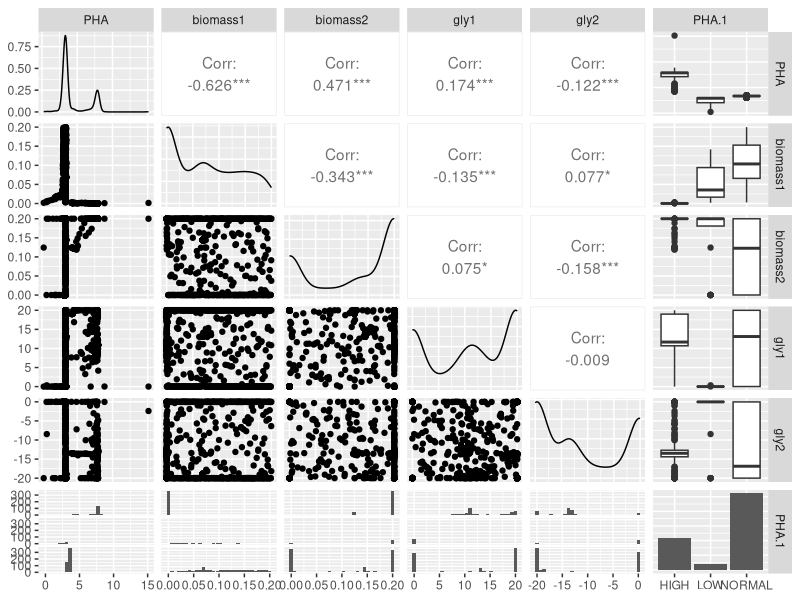
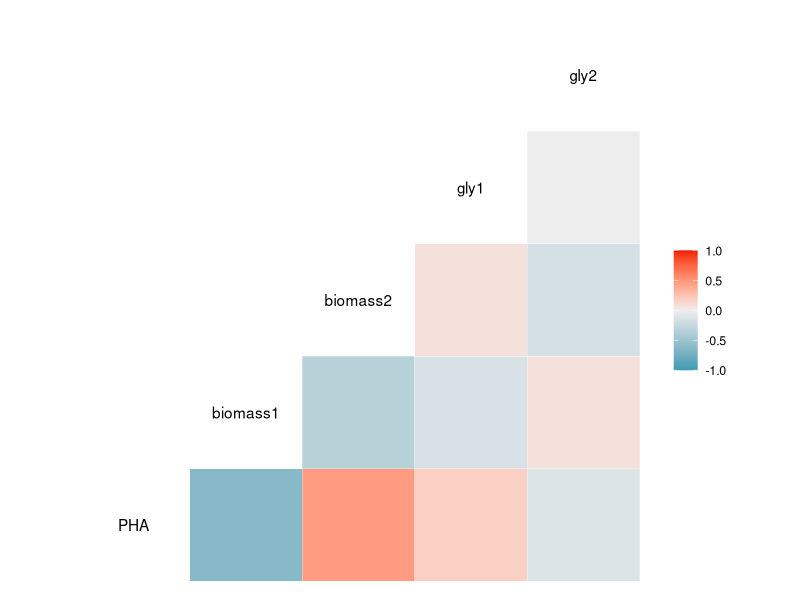
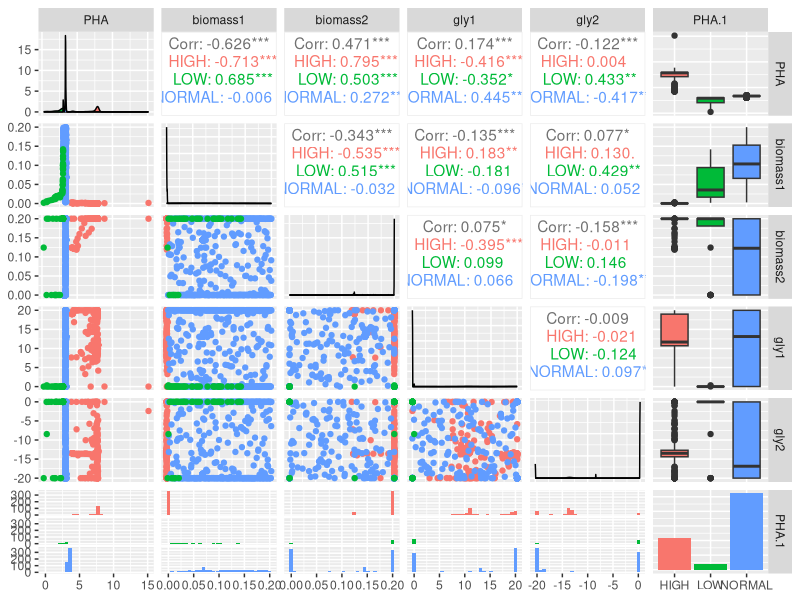
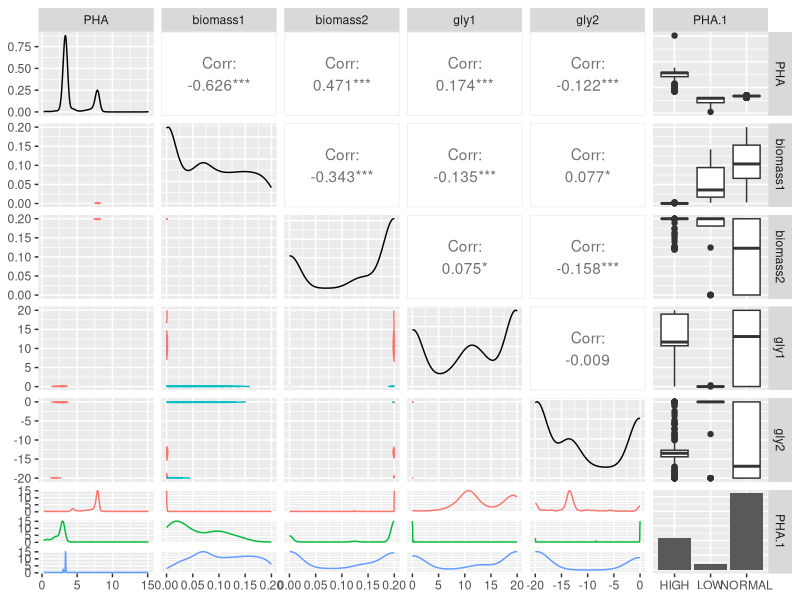
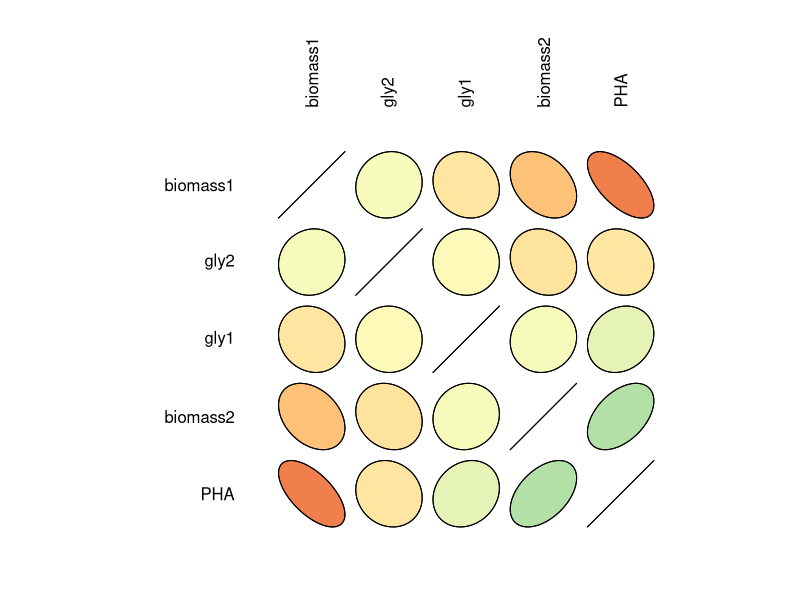

The R script that drew these images, in order:
## ---- chunk 1


options(warn = -1) 
data=read.table("data.txt",sep="\t",header=TRUE,row.names = 1)
## ---- chunk 2
library(GGally)

ggpairs(data)

## ---- chunk 3
ggcorr(data)

## ---- chunk 4
ggpairs(data,ggplot2::aes(colour=PHA.1))

## ---- chunk 5
ggpairs(
  data,
  lower = list(continuous = "density", 
               combo = "facetdensity",
               mapping=ggplot2::aes(colour=PHA.1))
)

## ---- chunk 6
library(ellipse)
library(RColorBrewer)
datacor=cor(data[,1:5])
my_colors <- brewer.pal(5, "Spectral")
my_colors <- colorRampPalette(my_colors)(100)
ord <- order(datacor[1, ])
data_ord <- datacor[ord, ord]
plotcorr(data_ord , col=my_colors[data_ord*50+50] , mar=c(1,1,1,1)  )
